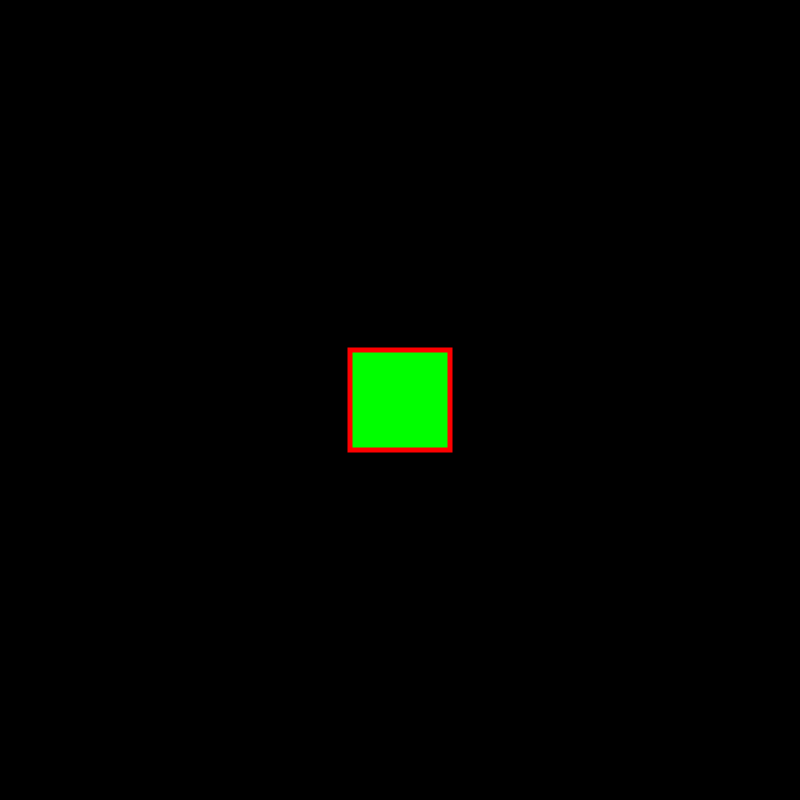
Frame 1 (no input)
Frame 60 (no input): identical to frame 1, image omitted
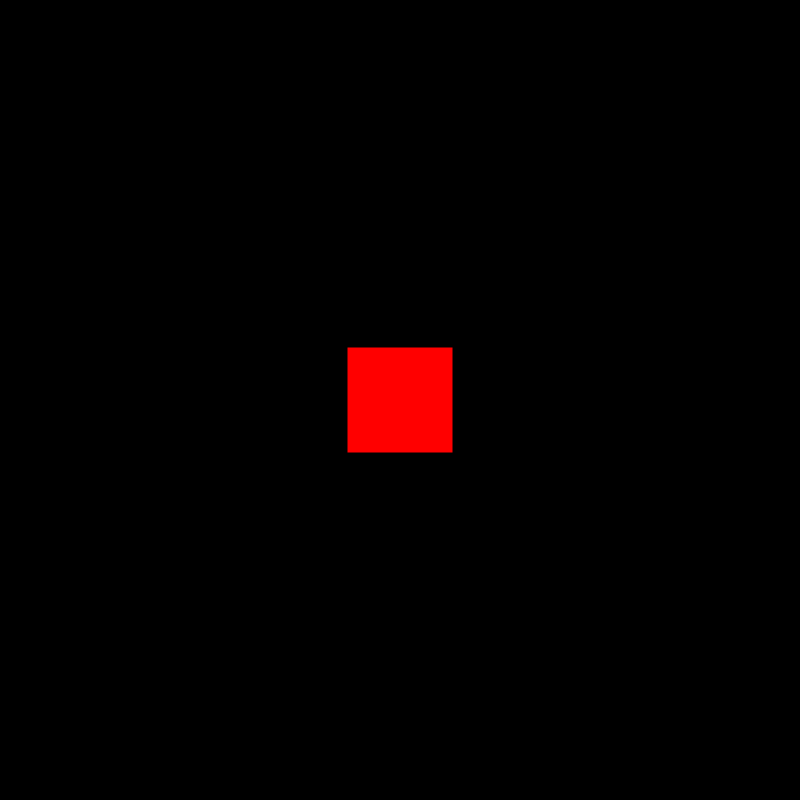
Frame 120 (the mouse pressed at the canvas centre since frame 60)

The p5.js sketch that drew these frames (run headless with seeded random() and noise() and a simulated clock; from frame 60 on, the mouse is pressed at the canvas centre):

// p5.js sketch
// ── sketch.js
function setup() {
  createCanvas(800, 800);
  }
  //var ball = {
    //x: 400,
    //y: 400,
    //Width: 50,
    //Height: 50,
//}
var on = false;
var col = {
  r: 0,
  g:255,
  b:0,
}
var backgroundCol = {
  r:0,
  g:0,
  b:0
}
var mouseOnButton = false

function draw() {
  background(backgroundCol.r, backgroundCol.g, backgroundCol.b);
  //creating button
  stroke(255, 0, 0);
  strokeWeight(5);
  fill(col.r, col.g, col.b);
  rectMode(CENTER);
  rect(400, 400, 100, 100);

//testing if mouse is on button
console.log(mouseOnButton)
    if(mouseX > 350 && mouseX < 450 && mouseY > 350 && mouseY < 450) {
      col.r = 255;
      col.g = 0;
      mouseOnButton = true;
    } else {
      mouseOnButton = false;
      col.r = 0;
      col.g = 255;
    }
    //button press
    if(on) {
      backgroundCol.b = 255;
    } else if(!on) {
      backgroundCol.b = 0;
    }
}
//end of draw loop

//mouse button press
function mousePressed() {
  if(mouseOnButton) {
    on = !on
  }
}
